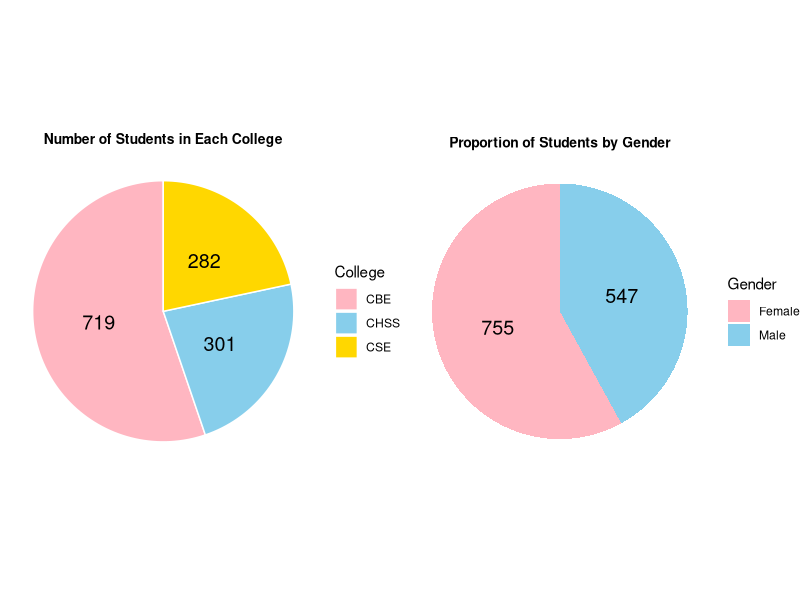
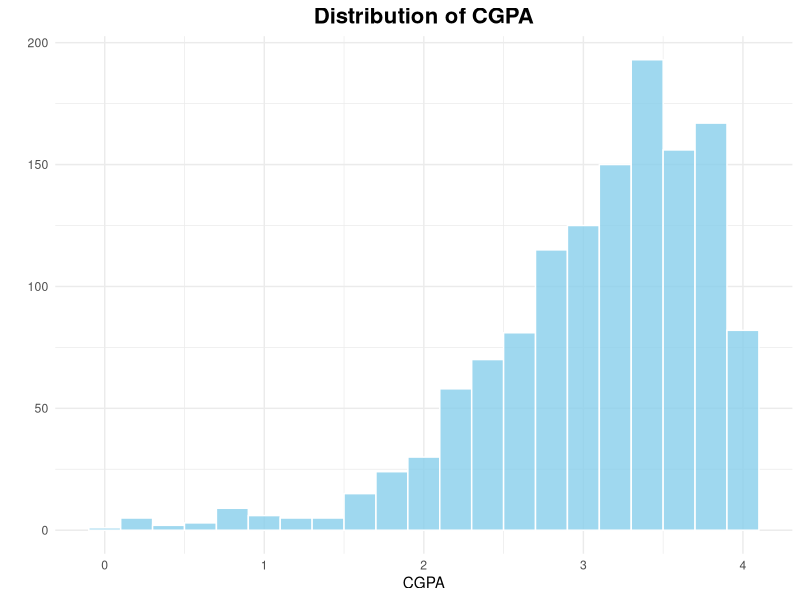
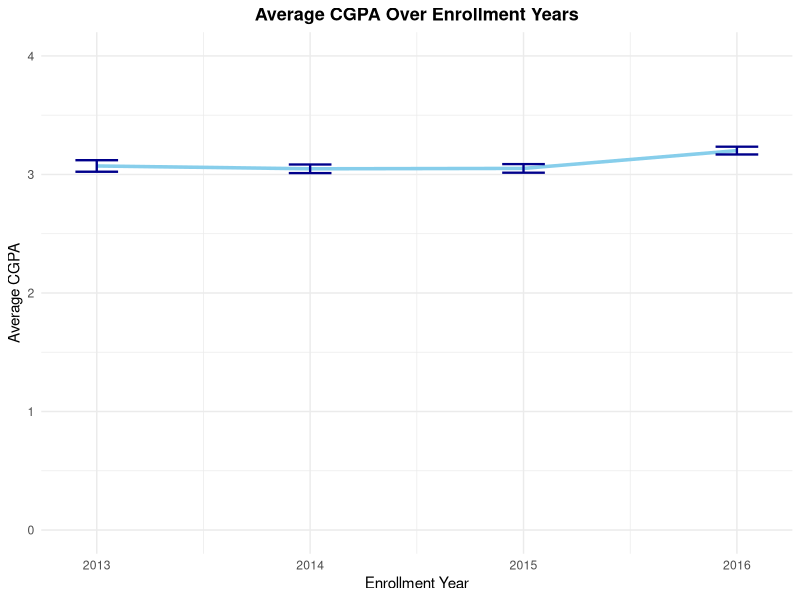
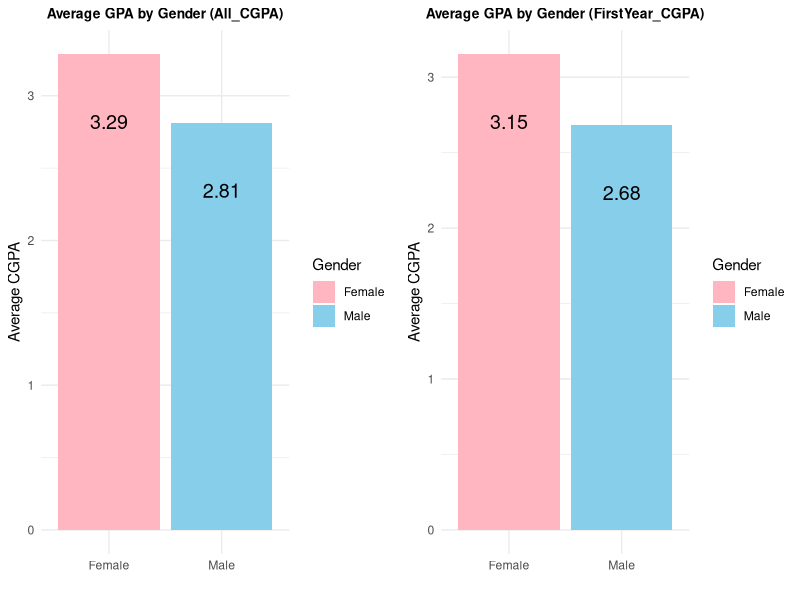
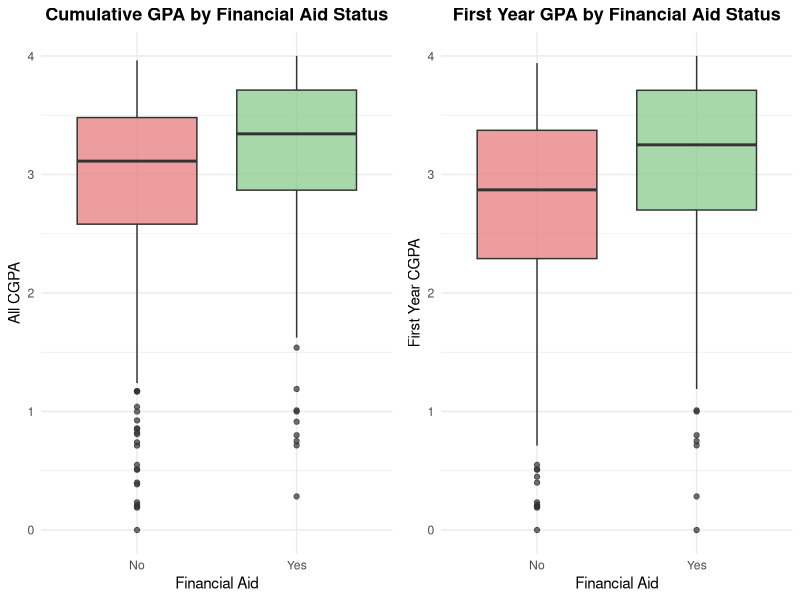
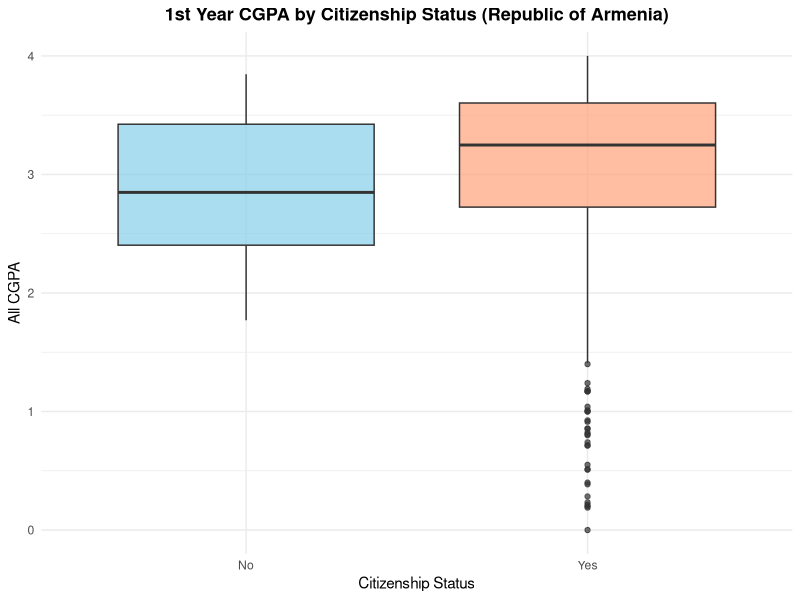
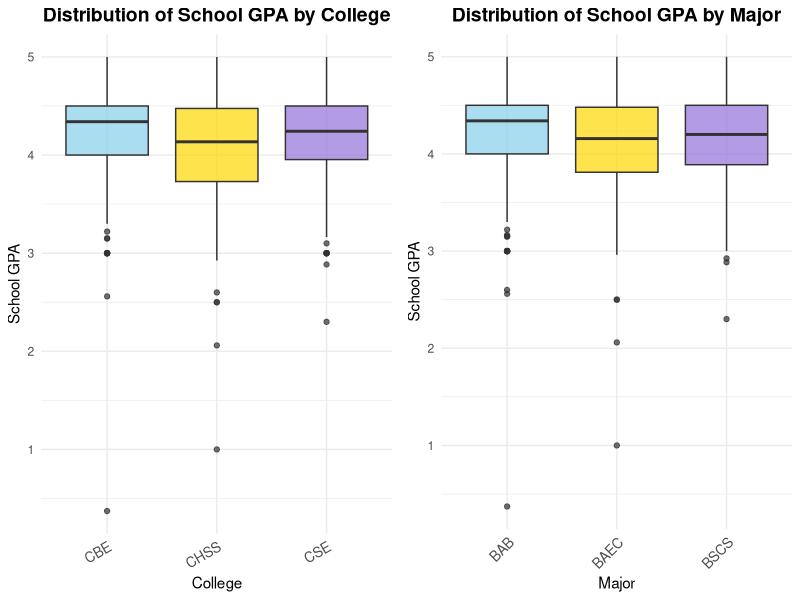
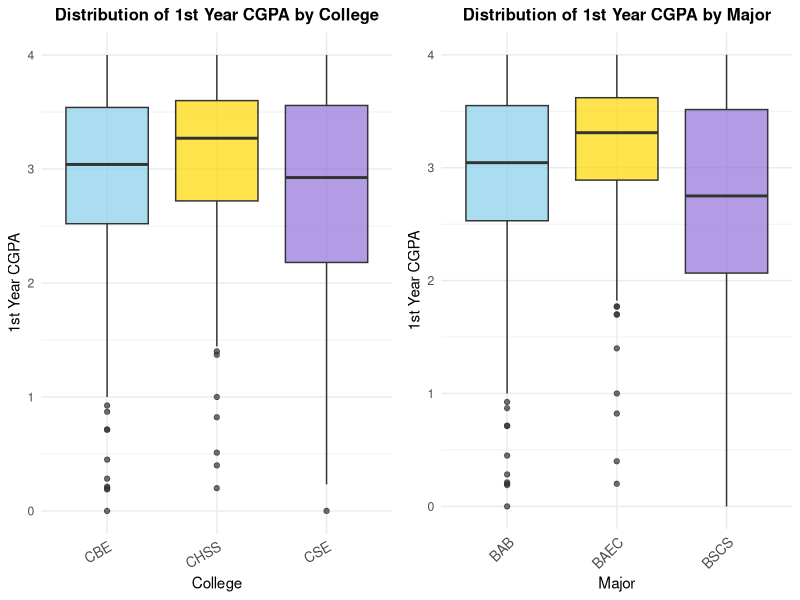

Write the R code that produced these figures, in order.
## ---- chunk 1
library(dplyr)
library(ggplot2)
library(tidyr)
library(ggpubr)
library(dplyr)
library(tidyr)
#install.packages("readxl")  # Install the package
library(readxl)  
library(gridExtra)
library(car)
## ---- chunk 2
knitr::opts_chunk$set(echo = TRUE)
## ---- chunk 3
gpa_data <- read_excel("DS_student_request.xlsx")
gpa_data
## ---- chunk 4
gpa_data <- gpa_data %>%
  filter(!is.na(All_CGPA)) %>% filter(!is.na(FirstYear_CGPA))
## ---- chunk 5
library(gridExtra)

college_counts <- gpa_data %>%
  filter(!is.na(College)) %>%
  group_by(College) %>%
  summarise(student_count = n())

college_plot <- ggplot(college_counts, aes(x = "", y = student_count, fill = College)) +
  geom_bar(stat = "identity", width = 1, color = "white") +
  coord_polar("y", start = 0) +
  geom_text(aes(label = student_count), position = position_stack(vjust = 0.5), size = 5) +
  theme_void() +
  labs(title = "Number of Students in Each College", fill = "College") +
  scale_fill_manual(values = c("#FFB6C1", "#87CEEB", "#FFD700")) +   
  theme(
    plot.title = element_text(hjust = 0.5, size = 10, face = "bold")
  ) 

# Create the pie chart for genders
gender_counts <- gpa_data %>%
  group_by(Gender) %>%
  summarise(count = n())

gender_plot <- ggplot(gender_counts, aes(x = "", y = count, fill = Gender)) +
  geom_bar(stat = "identity", width = 1) +
  coord_polar("y", start = 0) +
  theme_void() +
  scale_fill_manual(values = c("#FFB6C1", "#87CEEB")) +
  geom_text(aes(label = count), position = position_stack(vjust = 0.5), size = 5) +
  labs(title = "Proportion of Students by Gender")+   theme(
    plot.title = element_text(hjust = 0.5, size = 10, face = "bold")
  ) 

# Arrange the plots side by side
grid.arrange(college_plot, gender_plot, ncol = 2)

## ---- chunk 6
ggplot(data = gpa_data, aes(x = All_CGPA)) +
  geom_histogram(binwidth = 0.2, fill = "#87CEEB", color = "white", alpha = 0.8) +
  theme_minimal() +
  labs(title = "Distribution of CGPA", x = "CGPA", y = "") +
  theme(plot.title = element_text(hjust = 0.5, size = 16, face = "bold"))

## ---- chunk 7
# Calculate average CGPA, standard deviation, and standard error for each enrollment year
gpa_trend <- gpa_data %>%
  group_by(FirstEnrolled_Year) %>%
  summarise(
    average_cgpa = mean(All_CGPA, na.rm = TRUE),
    sd_cgpa = sd(All_CGPA, na.rm = TRUE),
    n = sum(!is.na(All_CGPA))  # Count non-NA values
  ) %>%
  mutate(se_cgpa = sd_cgpa / sqrt(n))  # Calculate standard error

# Plot with error bars
ggplot(data = gpa_trend, aes(x = FirstEnrolled_Year, y = average_cgpa)) +
  geom_line(color = "#87CEEB", size = 1.2) +
  geom_errorbar(aes(ymin = average_cgpa - se_cgpa, ymax = average_cgpa + se_cgpa),
                width = 0.2, color = "darkblue", size = 0.8) +  # Add error bars
  theme_minimal() +
  labs(title = "Average CGPA Over Enrollment Years", 
       x = "Enrollment Year", 
       y = "Average CGPA") +
  theme(plot.title = element_text(hjust = 0.5, size = 13, face = "bold")) +
  ylim(0, 4)

## ---- chunk 8
# Data for All_CGPA
data_gpa_gender_all <- gpa_data %>%
  filter(!is.na(All_CGPA)) %>%
  group_by(Gender) %>%
  summarise(
    average_cgpa = mean(All_CGPA, na.rm = TRUE),
    student_count = n()
  )

# Data for FirstYear_CGPA
data_gpa_gender_first <- gpa_data %>%
  filter(!is.na(FirstYear_CGPA)) %>%
  group_by(Gender) %>%
  summarise(
    average_cgpa = mean(FirstYear_CGPA, na.rm = TRUE),
    student_count = n()
  )

# Plot for All_CGPA
plot_all <- ggplot(data = data_gpa_gender_all, aes(x = Gender, y = average_cgpa, fill = Gender, group = Gender)) +
  geom_bar(stat = "identity") +
  geom_text(aes(label = round(average_cgpa, 2)), vjust = 5, size = 5) +
  theme_minimal() +
  labs(title = "Average GPA by Gender (All_CGPA)", y = "Average CGPA", x = "") +
  theme(
    plot.title = element_text(hjust = 0.5, size = 10, face = "bold")
  ) +
  scale_fill_manual(values = c("#FFB6C1", "#87CEEB", "#FFD700", "#98FB98", "#FF69B4", "#FFA07A"))

# Plot for FirstYear_CGPA
plot_first <- ggplot(data = data_gpa_gender_first, aes(x = Gender, y = average_cgpa, fill = Gender, group = Gender)) +
  geom_bar(stat = "identity") +
  geom_text(aes(label = round(average_cgpa,2)), vjust = 5, size = 5) +
  theme_minimal() +
  labs(title = "Average GPA by Gender (FirstYear_CGPA)", y = "Average CGPA", x = "") +
  theme(
    plot.title = element_text(hjust = 0.5, size = 10, face = "bold")
  ) +
  scale_fill_manual(values = c("#FFB6C1", "#87CEEB", "#FFD700", "#98FB98", "#FF69B4", "#FFA07A"))

# Arrange the two plots side by side
grid.arrange(plot_all, plot_first, ncol = 2)

## ---- chunk 9
# Plot for All_CGPA
plot_all_cgpa <- ggplot(data = gpa_data, aes(x = as.factor(FincialAid_Received_AtLeast_Once), y = All_CGPA, fill = as.factor(FincialAid_Received_AtLeast_Once))) +
  geom_boxplot(alpha = 0.7) +
  theme_minimal() +
  labs(title = "Cumulative GPA by Financial Aid Status", x = "Financial Aid", y = "All CGPA") +
  scale_fill_manual(values = c("#E57373", "#81C784")) +  # Softer red and green
  scale_x_discrete(labels = c("No", "Yes")) +  # Rename 0 and 1 to No and Yes
  theme(
    legend.position = "none",
    plot.title = element_text(hjust = 0.5, size = 13, face = "bold")
  )

# Plot for FirstYear_CGPA
plot_first_year <- ggplot(data = gpa_data, aes(x = as.factor(FincialAid_Received_AtLeast_Once), y = FirstYear_CGPA, fill = as.factor(FincialAid_Received_AtLeast_Once))) +
  geom_boxplot(alpha = 0.7) +
  theme_minimal() +
  labs(title = "First Year GPA by Financial Aid Status", x = "Financial Aid", y = "First Year CGPA") +
  scale_fill_manual(values = c("#E57373", "#81C784")) +
  scale_x_discrete(labels = c("No", "Yes")) +
  theme(
    legend.position = "none",
    plot.title = element_text(hjust = 0.5, size = 13, face = "bold")
  )

# Arrange the plots side by side
grid.arrange(plot_all_cgpa, plot_first_year, ncol = 2)

## ---- chunk 10
gpa_data_filtered <- gpa_data %>%
  filter(!is.na(FirstYear_CGPA), !is.na(RoA))

# Create the boxplot
ggplot(data = gpa_data_filtered, aes(x = as.factor(RoA), y = All_CGPA, fill = as.factor(RoA))) +
  geom_boxplot(alpha = 0.7) +
  theme_minimal() +
  labs(
    title = "1st Year CGPA by Citizenship Status (Republic of Armenia)", 
    x = "Citizenship Status", 
    y = "All CGPA"
  ) +
  scale_fill_manual(values = c("#87CEEB", "#FFA07A")) +  # Custom colors
  scale_x_discrete(labels = c("No", "Yes")) +  # Rename 0 and 1 to No and Yes
  theme(legend.position = "none") +
  theme(
    legend.position = "none",
    plot.title = element_text(hjust = 0.5, size = 13, face = "bold")
  )


## ---- chunk 11
# Plot for School_GPA by College
boxplot_college <- ggplot(data = gpa_data, aes(x = College, y = School_GPA, fill = College)) +
  geom_boxplot(alpha = 0.7) +
  theme_minimal() +
  labs(title = "Distribution of School GPA by College", x = "College", y = "School GPA") +
  scale_fill_manual(values = c("#87CEEB", "#FFD700", "#9370DB")) +
  theme(
    legend.position = "none",
    plot.title = element_text(hjust = 0.5, size = 14, face = "bold"),
    axis.text.x = element_text(size = 10, angle = 30, hjust = 1)
  )

# Plot for School_GPA by Major
boxplot_major <- ggplot(data = gpa_data, aes(x = FirstEnrolled_MajorCode, y = School_GPA, fill = FirstEnrolled_MajorCode)) +
  geom_boxplot(alpha = 0.7) +
  theme_minimal() +
  labs(title = "Distribution of School GPA by Major", x = "Major", y = "School GPA") +
  scale_fill_manual(values = c("#87CEEB", "#FFD700", "#9370DB")) +
  theme(
    legend.position = "none",
    plot.title = element_text(hjust = 0.5, size = 14, face = "bold"),
    axis.text.x = element_text(size = 10, angle = 45, hjust = 1)
  )

# Arrange the two plots side by side
grid.arrange(boxplot_college, boxplot_major, ncol = 2)


## ---- chunk 12
# Plot for School_GPA by College
boxplot_college <- ggplot(data = gpa_data, aes(x = College, y = FirstYear_CGPA, fill = College)) +
  geom_boxplot(alpha = 0.7) +
  theme_minimal() +
  labs(title = "Distribution of 1st Year CGPA by College", x = "College", y = "1st Year CGPA") +
  scale_fill_manual(values = c("#87CEEB", "#FFD700", "#9370DB")) +
  theme(
    legend.position = "none",
    plot.title = element_text(hjust = 0.5, size = 12, face = "bold"),
    axis.text.x = element_text(size = 10, angle = 30, hjust = 1)
  )

# Plot for School_GPA by Major
boxplot_major <- ggplot(data = gpa_data, aes(x = FirstEnrolled_MajorCode, y = FirstYear_CGPA, fill = FirstEnrolled_MajorCode)) +
  geom_boxplot(alpha = 0.7) +
  theme_minimal() +
  labs(title = "Distribution of 1st Year CGPA by Major", x = "Major", y = "1st Year CGPA") +
  scale_fill_manual(values = c("#87CEEB", "#FFD700", "#9370DB")) +
  theme(
    legend.position = "none",
    plot.title = element_text(hjust = 0.5, size = 12, face = "bold"),
    axis.text.x = element_text(size = 10, angle = 45, hjust = 1)
  )

# Arrange the two plots side by side
grid.arrange(boxplot_college, boxplot_major, ncol = 2)

## ---- chunk 13
# Plot for School_GPA by College
boxplot_college <- ggplot(data = gpa_data, aes(x = College, y = All_CGPA, fill = College)) +
  geom_boxplot(alpha = 0.7) +
  theme_minimal() +
  labs(title = "Distribution of All CGPA by College", x = "College", y = "1st Year CGPA") +
  scale_fill_manual(values = c("#87CEEB", "#FFD700", "#9370DB")) +
  theme(
    legend.position = "none",
    plot.title = element_text(hjust = 0.5, size = 12, face = "bold"),
    axis.text.x = element_text(size = 10, angle = 30, hjust = 1)
  )

# Plot for School_GPA by Major
boxplot_major <- ggplot(data = gpa_data, aes(x = FirstEnrolled_MajorCode, y = All_CGPA, fill = FirstEnrolled_MajorCode)) +
  geom_boxplot(alpha = 0.7) +
  theme_minimal() +
  labs(title = "Distribution of All CGPA by Major", x = "Major", y = "1st Year CGPA") +
  scale_fill_manual(values = c("#87CEEB", "#FFD700", "#9370DB")) +
  theme(
    legend.position = "none",
    plot.title = element_text(hjust = 0.5, size = 12, face = "bold"),
    axis.text.x = element_text(size = 10, angle = 45, hjust = 1)
  )

# Arrange the two plots side by side
grid.arrange(boxplot_college, boxplot_major, ncol = 2)

## ---- chunk 14
# Boxplot grouped by FirstEnrolled_Year and colored by FirstEnrolled_MajorCode
boxplot_years <- ggplot(data = gpa_data, aes(x = as.factor(FirstEnrolled_Year), y = All_CGPA, fill = FirstEnrolled_MajorCode)) +
  geom_boxplot(alpha = 0.7) +
  theme_minimal() +
  labs(
    title = "CGPA by First Enrolled Year and Major Code",
    x = "First Enrolled Year",
    y = "All CGPA",
    fill = "Major Code"
  ) +
  theme(
    plot.title = element_text(hjust = 0.5, size = 9, face = "bold"),
    axis.text.x = element_text(angle = 45, hjust = 1)
  ) +
  scale_fill_manual(values = c(
    "#F7DC6F", "#AF7AC5", "#48C9B0"
  ))


major_trends <- gpa_data %>%
  group_by(FirstEnrolled_Year, FirstEnrolled_MajorCode) %>%
  summarise(average_cgpa = mean(All_CGPA, na.rm = TRUE))

linechart_years <- ggplot(data = major_trends, aes(x = FirstEnrolled_Year, y = average_cgpa, color = FirstEnrolled_MajorCode, group = FirstEnrolled_MajorCode)) +
  scale_color_manual(values = c(
    "#F7DC6F", "#AF7AC5", "#48C9B0"
  )) +
  geom_line(size = 1) +
  geom_point(size = 2) +
  theme_minimal() +
  labs(title = "CGPA Trends by Major", x = "Enrollment Year", y = "Average CGPA", color = "Major") + 
  theme(
    plot.title = element_text(hjust = 0.5, size = 9, face = "bold"),
    axis.text.x = element_text(angle = 45, hjust = 1)
  )

grid.arrange(boxplot_years, linechart_years, ncol = 2)

## ---- chunk 15
fy_all <- ggplot(data = gpa_data, aes(x = FirstYear_CGPA, y = All_CGPA)) +
  geom_point(alpha = 0.5) +
  geom_smooth(method = "lm", color = "darkred", se = FALSE) +
  theme_minimal() +
  labs(title = "Correlation Between First-Year CGPA and All CGPA", x = "First-Year CGPA", y = "All CGPA") +
  theme(
    plot.title = element_text(hjust = 0.5, size = 6, face = "bold"))

fy_sc <- ggplot(data = gpa_data, aes(x = FirstYear_CGPA, y = School_GPA)) +
  geom_point(alpha = 0.5) +
  geom_smooth(method = "lm", color = "darkred", se = FALSE) +
  theme_minimal() +
  labs(title = "Correlation Between First-Year CGPA and School GPA", x = "First-Year CGPA", y = "School CGPA") +
  theme(
    plot.title = element_text(hjust = 0.5, size = 6, face = "bold"))

all_sc <-  ggplot(data = gpa_data, aes(x = FirstYear_CGPA, y = School_GPA)) +
  geom_point(alpha = 0.5) +
  geom_smooth(method = "lm", color = "darkred", se = FALSE) +
  theme_minimal() +
  labs(title = "Correlation Between All CGPA and School GPA", x = "All CGPA", y = "School CGPA") +
  theme(
    plot.title = element_text(hjust = 0.5, size = 6, face = "bold"))

ggarrange(fy_all,fy_sc,all_sc, ncol = 3)
## ---- chunk 16
# Correlation between 1st Year GPA and School GPA
cor_test <- cor.test(gpa_data$FirstYear_CGPA, gpa_data$School_GPA, method = "pearson")
print(cor_test)
## ---- chunk 17
# Correlation between 1st Year GPA and Overall GPA
cor_test_uni_gpa <- cor.test(gpa_data$FirstYear_CGPA, gpa_data$All_CGPA, method = "pearson")
print(cor_test_uni_gpa)
## ---- chunk 18
# Understanding the impact of College on All CGPA with ANOVA
oneway_anova <- aov(All_CGPA ~ College, data = gpa_data)
summary(oneway_anova)

## ---- chunk 19
# Conduct Tukey's test for College
tukey_test <- TukeyHSD(oneway_anova)
print(tukey_test)

## ---- chunk 20
# T-test for Financial Aid impact on All CGPA
t_test_finaid <- t.test(All_CGPA ~ FincialAid_Received_AtLeast_Once, data = gpa_data)
print(t_test_finaid)

## ---- chunk 21
# T-test for gender differences in CGPA
t_test_gender <- t.test(All_CGPA ~ Gender, data = gpa_data)
print(t_test_gender)
## ---- chunk 22
gpa_data <- gpa_data %>%
  mutate(FirstEnrolled_Year = as.factor(FirstEnrolled_Year))

# One-way ANOVA based on Enrollment Year
anova_year <- aov(All_CGPA ~ FirstEnrolled_Year, data = gpa_data)
summary(anova_year)

## ---- chunk 23
# Tukey test to find differences between years
tukey_posthoc <- TukeyHSD(anova_year)
print(tukey_posthoc)

## ---- chunk 24
# T-test for Financial Aid (0 = No, 1 = Yes)
t_test_finaid <- t.test(All_CGPA ~ FincialAid_Received_AtLeast_Once, data = gpa_data)
print(t_test_finaid)
## ---- chunk 25
gpa_data_clean <- gpa_data %>%
  filter(!is.na(FirstYear_CGPA), !is.na(College), !is.na(FirstEnrolled_MajorCode))

anova_major_gpa_college <- aov(All_CGPA ~ FirstEnrolled_MajorCode * FirstYear_CGPA * College, data = gpa_data_clean)
summary(anova_major_gpa_college)

## ---- chunk 26
# Filter for CSE (authentic major: BSCS)
cse_data <- gpa_data %>%
  mutate(Switched = ifelse(College == "CSE" & FirstEnrolled_MajorCode != "BSCS", 1, 0)) %>%
  filter(College == "CSE")

# Filter for CBE (authentic major: BAB)
cbe_data <- gpa_data %>%
  mutate(Switched = ifelse(College == "CBE" & FirstEnrolled_MajorCode != "BAB", 1, 0)) %>%
  filter(College == "CBE")

# Filter for CHSS (authentic major: BAEC)
chss_data <- gpa_data %>%
  mutate(Switched = ifelse(College == "CHSS" & FirstEnrolled_MajorCode != "BAEC", 1, 0)) %>%
  filter(College == "CHSS")

## ---- chunk 27

combined_data <- bind_rows(cse_data, cbe_data, chss_data)

# Check the combined data
# Summarize the counts of switched and authentic enrollments by college
summary_counts <- combined_data %>%
  group_by(College, Switched) %>%
  summarise(Count = n(), .groups = "drop")

# Print the summary
print(summary_counts)

# Plot proportions
ggplot(summary_counts, aes(x = College, y = Count, fill = as.factor(Switched))) +
  geom_bar(stat = "identity", position = "dodge") +
  theme_minimal() +
  labs(
    title = "Proportion of Switched vs Authentic Students by College",
    x = "College",
    y = "Number of Students",
    fill = "Switched (0 = Authentic, 1 = Switched)"
  ) + scale_fill_manual(values = c(
    "#98FB98", "#FF69B4"
  ))
## ---- chunk 28
# T-test for CSE
t_test_cse <- t.test(All_CGPA ~ Switched, data = combined_data %>% filter(College == "CSE"))
print(t_test_cse)
## ---- chunk 29
# T-test for CBE
t_test_cbe <- t.test(All_CGPA ~ Switched, data = combined_data %>% filter(College == "CBE"))
print(t_test_cbe)
## ---- chunk 30
# T-test for CHSS
t_test_chss <- t.test(All_CGPA ~ Switched, data = combined_data %>% filter(College == "CHSS"))
print(t_test_chss)

## ---- chunk 31
anova_all_star_switched <- Anova(lm(All_CGPA ~ FirstYear_CGPA * Switched * College, data = combined_data))
print(anova_all_star_switched)

## ---- chunk 32
anova_all_star_switched <- Anova(lm(All_CGPA ~ FirstYear_CGPA * Switched * College * FirstEnrolled_MajorCode, data = combined_data))
print(anova_all_star_switched)
## ---- chunk 33
lm_all_star_switched <- Anova(lm(All_CGPA ~ FirstYear_CGPA * College * FirstEnrolled_MajorCode * Switched + Gender + School_GPA + FincialAid_Received_AtLeast_Once, data = combined_data))
print(lm_all_star_switched)

